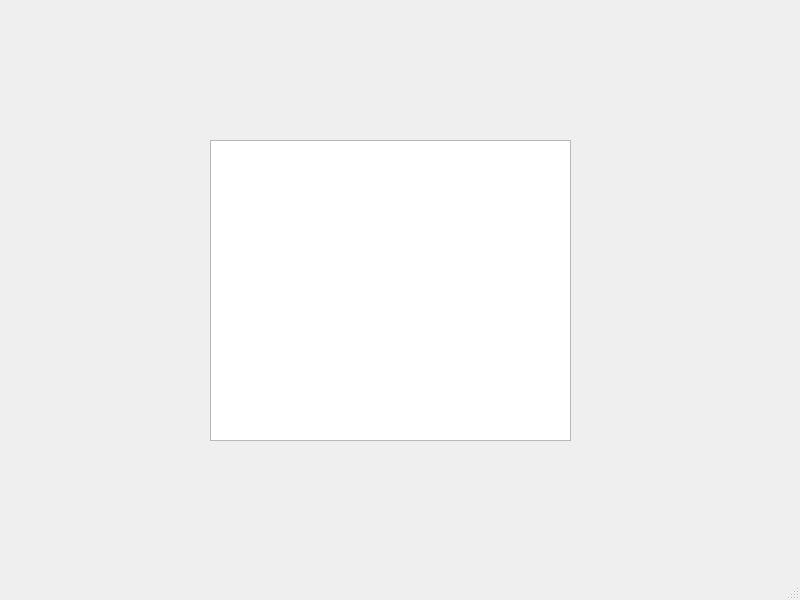
<?xml version="1.0" encoding="UTF-8"?>
<ui version="4.0">
 <class>MainWindow</class>
 <widget class="QMainWindow" name="MainWindow">
  <property name="geometry">
   <rect>
    <x>0</x>
    <y>0</y>
    <width>800</width>
    <height>600</height>
   </rect>
  </property>
  <property name="windowTitle">
   <string>MainWindow</string>
  </property>
  <widget class="QWidget" name="centralwidget">
   <widget class="QTextEdit" name="textEdit">
    <property name="geometry">
     <rect>
      <x>210</x>
      <y>140</y>
      <width>361</width>
      <height>301</height>
     </rect>
    </property>
   </widget>
  </widget>
  <widget class="QMenuBar" name="menubar">
   <property name="geometry">
    <rect>
     <x>0</x>
     <y>0</y>
     <width>800</width>
     <height>20</height>
    </rect>
   </property>
  </widget>
  <widget class="QStatusBar" name="statusbar"/>
 </widget>
 <resources/>
 <connections/>
</ui>
